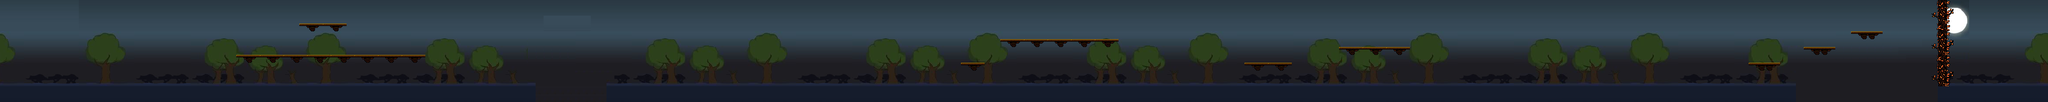

A 2D game scene composited from a Tiled map and its tileset images. What follows is a short description and the map's XML, with each tile layer's data collapsed to a summary:
An orthogonal 260x13 tile map with 16x16 px tiles, 2 tile layers (Background, graphics), 4 tilesets and 70 objects.

<map version="1.8" tiledversion="1.8.4" orientation="orthogonal" renderorder="right-down" width="260" height="13" tilewidth="16" tileheight="16" infinite="0" nextlayerid="12" nextobjectid="129">
 <tileset firstgid="1" source="background.tsx" />
 <tileset firstgid="981" source="Ground.tsx" />
 <tileset firstgid="1716" source="AutumnHillsWall1x4_16.tsx" />
 <tileset firstgid="1728" source="MovingPlatform_8.tsx" />
 <layer id="1" name="Background" width="260" height="13">
  <data>[3380 cells, 2983 non-empty, 272 distinct tile ids]</data>
 </layer>
 <layer id="2" name="graphics" width="260" height="13">
  <data>[3380 cells, 556 non-empty, 73 distinct tile ids]</data>
 </layer>
 <objectgroup id="3" name="ground" visible="0">
  <object id="122" x="160" y="176" width="928" height="32" />
  <object id="123" x="1232" y="176" width="2416" height="32" />
  <object id="124" x="3936" y="176" width="64" height="32" />
 </objectgroup>
 <objectgroup id="4" name="enemies">
  <object id="30" x="2144" y="64" width="16" height="16" />
  <object id="31" x="2784" y="80" width="16" height="16" />
  <object id="59" x="656" y="96" width="16" height="16" />
  <object id="105" x="512" y="160" width="16" height="16" />
  <object id="106" x="608" y="160" width="16" height="16" />
  <object id="107" x="752" y="160" width="16" height="16" />
  <object id="109" x="1248" y="160" width="16" height="16" />
  <object id="110" x="1840" y="160" width="16" height="16" />
  <object id="111" x="2480" y="160" width="16" height="16" />
  <object id="112" x="3232" y="160" width="16" height="16" />
  <object id="113" x="3376" y="160" width="16" height="16" />
 </objectgroup>
 <objectgroup id="5" name="platform">
  <object id="14" x="2720" y="96" width="144" height="16" />
  <object id="15" x="2528" y="128" width="96" height="16" />
  <object id="16" x="2032" y="80" width="240" height="16" />
  <object id="17" x="1952" y="128" width="48" height="16" />
  <object id="18" x="480" y="112" width="384" height="16" />
  <object id="19" x="608" y="48" width="96" height="16" />
  <object id="125" x="3552" y="128" width="64" height="16" />
  <object id="126" x="3664" y="96" width="64" height="16" />
  <object id="127" x="3760" y="64" width="64" height="16" />
 </objectgroup>
 <objectgroup id="6" name="finish">
  <object id="128" x="3952" y="96" width="16" height="80" />
 </objectgroup>
 <objectgroup id="7" name="barrier">
  <object id="22" x="2864" y="80" height="16" />
  <object id="23" x="2720" y="80" height="16" />
  <object id="24" x="2032" y="64" height="16" />
  <object id="25" x="2272" y="64" height="16" />
  <object id="26" x="864" y="96" height="16" />
  <object id="27" x="480" y="96" height="16" />
  <object id="114" x="1232" y="160" height="16" />
  <object id="115" x="1792" y="160" height="16" />
  <object id="116" x="2256" y="160" height="16" />
  <object id="117" x="2720" y="160" height="16" />
  <object id="118" x="3088" y="160" height="16" />
  <object id="119" x="3648" y="160" height="16" />
  <object id="121" x="160" y="160" height="16" />
 </objectgroup>
 <objectgroup id="8" name="coins">
  <object id="32" x="3568" y="112" width="16" height="16" />
  <object id="33" x="3680" y="80" width="16" height="16" />
  <object id="34" x="3776" y="48" width="16" height="16" />
  <object id="35" x="2960" y="160" width="16" height="16" />
  <object id="36" x="3040" y="160" width="16" height="16" />
  <object id="38" x="3120" y="160" width="16" height="16" />
  <object id="39" x="2832" y="80" width="16" height="16" />
  <object id="40" x="2736" y="80" width="16" height="16" />
  <object id="41" x="2560" y="112" width="16" height="16" />
  <object id="42" x="2576" y="112" width="16" height="16" />
  <object id="43" x="2224" y="64" width="16" height="16" />
  <object id="47" x="2064" y="64" width="16" height="16" />
  <object id="48" x="2064" y="160" width="16" height="16" />
  <object id="49" x="2208" y="160" width="16" height="16" />
  <object id="50" x="2336" y="160" width="16" height="16" />
  <object id="51" x="816" y="96" width="16" height="16" />
  <object id="52" x="752" y="96" width="16" height="16" />
  <object id="53" x="704" y="96" width="16" height="16" />
  <object id="55" x="768" y="96" width="16" height="16" />
  <object id="56" x="512" y="96" width="16" height="16" />
  <object id="57" x="560" y="96" width="16" height="16" />
  <object id="58" x="608" y="96" width="16" height="16" />
  <object id="60" x="672" y="32" width="16" height="16" />
  <object id="61" x="656" y="32" width="16" height="16" />
  <object id="62" x="640" y="32" width="16" height="16" />
  <object id="63" x="624" y="32" width="16" height="16" />
  <object id="64" x="640" y="16" width="16" height="16" />
  <object id="65" x="656" y="16" width="16" height="16" />
  <object id="67" x="648" y="0" width="13" height="15" />
 </objectgroup>
 <objectgroup id="9" name="health">
  <object id="70" x="2816" y="160" width="16" height="16" />
  <object id="71" x="1968" y="112" width="16" height="16" />
  <object id="72" x="1072" y="160" width="16" height="16" />
 </objectgroup>
 <objectgroup id="10" name="skylimit">
  <object id="99" x="160" y="0" width="3840" />
 </objectgroup>
</map>
